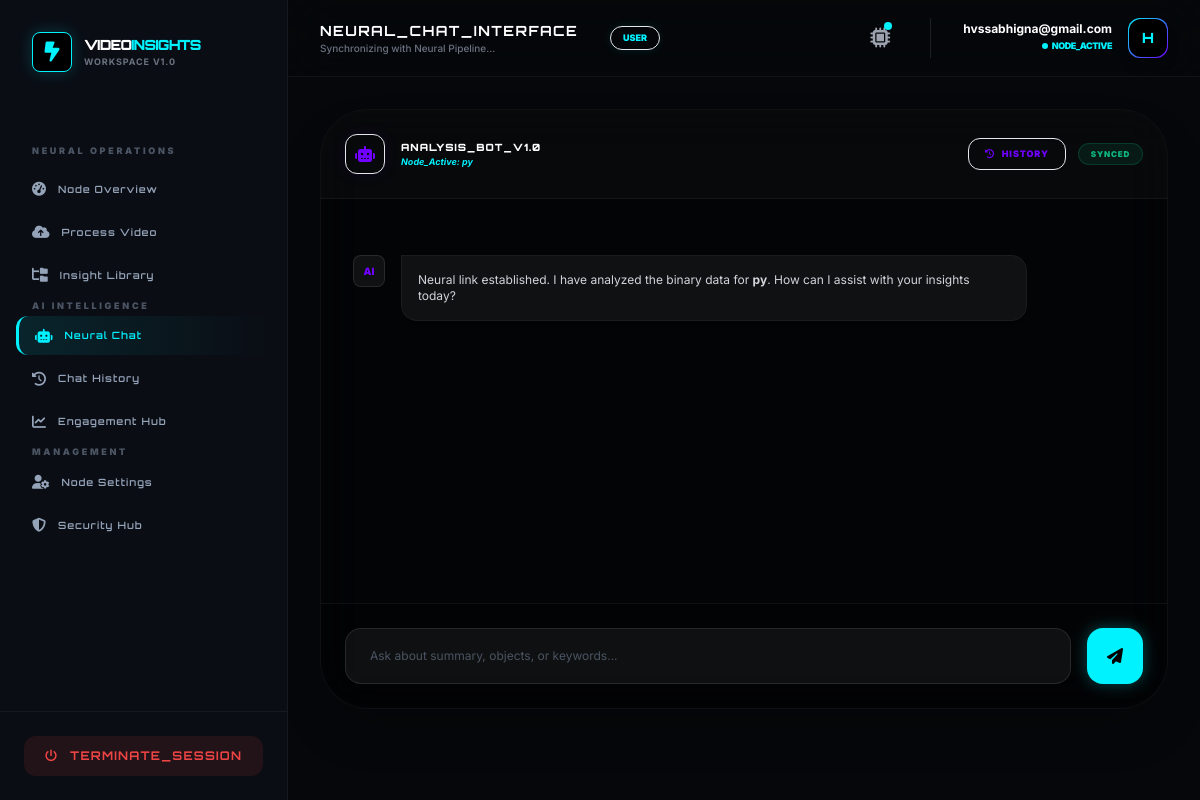
The app's page /neural-chat/chat/ (signed in) with its own data.
### accounts/models.py (models this page shows, shortened)
class User(AbstractUser):
    username = None
    email = models.EmailField(unique=True)
    ROLE_CHOICES = (
        ('admin', 'Admin'),
        ('user', 'User'),
    )
    role = models.CharField(max_length=10, choices=ROLE_CHOICES, default='user')
    is_verified = models.BooleanField(default=False)
    login_count = models.PositiveIntegerField(default=0)
    USERNAME_FIELD = 'email'
    REQUIRED_FIELDS = []
    objects = CustomUserManager()

### videos/models.py (models this page shows)
class VideoAnalysis(models.Model):
    user = models.ForeignKey(settings.AUTH_USER_MODEL, on_delete=models.CASCADE)
    title = models.CharField(max_length=255)
    video_file = models.FileField(upload_to='videos/', null=True, blank=True) # Binary Node
    youtube_url = models.URLField(null=True, blank=True) # Stream Node
    transcript = models.TextField(null=True, blank=True) # Speech-to-Text Node
    summary = models.TextField(null=True, blank=True)
    keywords = models.JSONField(default=list) # NLP Topic Node
    engagement_data = models.JSONField(default=list, null=True, blank=True)
    objects_detected = models.JSONField(default=list) # Computer Vision Node
    key_moments = models.JSONField(default=list, blank=True)
    activity_type = models.CharField(max_length=100, default="General Analysis")
    created_at = models.DateTimeField(auto_now_add=True)
    ai_processed = models.BooleanField(default=False)
    ai_failed = models.BooleanField(default=False)

### chatbot/views.py (the view)
# urls.py: path('chat/', views.ai_chatbot_view, name='ai_chatbot'),
@login_required
def ai_chatbot_view(request, video_id=None):
    user_videos = VideoAnalysis.objects.filter(user=request.user)
    if not user_videos.exists():
        messages.info(request, "Neural Link Offline: Please process a video to initialize the AI Chatbot.")
        return render(request, 'chatbot/chat_interface.html', {'video': None, 'chat_history': []})
    if video_id:
        video = get_object_or_404(VideoAnalysis, id=video_id, user=request.user)
    else:
        video = user_videos.latest('created_at')
    chat_history = ChatMessage.objects.filter(
        video=video, user=request.user
    ).order_by('created_at')
    return render(request, 'chatbot/chat_interface.html', {
        'video': video,
        'chat_history': chat_history
    })

### templates/chatbot/chat_interface.html (shortened to what this page needs)
{% extends "base2.html" %}
{% block page_title %}NEURAL_CHAT_INTERFACE{% endblock %}
{% block content %}
<div class="max-w-4xl mx-auto animate-fade-in" style="height: 75vh;">
    <div class="h-full flex flex-col bg-black/40 border border-white/5 rounded-[3rem] backdrop-blur-xl overflow-hidden shadow-2xl">
        {% if video %}
            <div class="p-6 border-b border-white/5 bg-white/[0.02] flex items-center justify-between">
                <div class="flex items-center gap-4">
                    <div class="w-10 h-10 bg-[var(--accent-purple)]/20 rounded-xl flex items-center justify-center border border-[var(--accent-purple)]/30 shadow-[0_0_15px_rgba(112,0,255,0.1)]">
                        <i class="fa fa-robot text-[var(--accent-purple)]"></i>
                    </div>
                    <div>
                        <p class="orbitron text-[10px] text-white font-black tracking-widest uppercase">Analysis_Bot_v1.0</p>
                        <p class="text-[9px] text-[var(--accent-cyan)] font-bold italic">Node_Active: {{ video.title }}</p>
                    </div>
                </div>
                <div class="flex items-center gap-3">
                    <a href="{% url 'chat_history_video' video.id %}"
                       class="px-4 py-2 bg-[var(--accent-purple)]/10 border border-[var(--accent-purple)]/20 text-[var(--accent-purple)] text-[9px] font-black uppercase tracking-widest rounded-xl hover:bg-[var(--accent-purple)] hover:text-white transition-all">
                        <i class="fa fa-clock-rotate-left mr-1"></i> History
                    </a>
                    <span class="text-[8px] font-black text-emerald-500 uppercase tracking-widest bg-emerald-500/10 px-3 py-1 rounded-full border border-emerald-500/20">Synced</span>
                </div>
            </div>
            <div id="chat-window" class="flex-1 overflow-y-auto p-8 space-y-6 scroll-smooth custom-scrollbar">
                <div class="flex gap-4">
                    <div class="w-8 h-8 rounded-lg bg-white/5 border border-white/10 flex items-center justify-center text-[10px] font-black text-[var(--accent-purple)]">AI</div>
                    <div class="bg-white/5 p-4 rounded-2xl rounded-tl-none border border-white/5 max-w-[80%] shadow-lg">
                        <p class="text-xs text-gray-300">Neural link established. I have analyzed the binary data for <b>{{ video.title }}</b>. How can I assist with your insights today?</p>
                    </div>
                </div>
            </div>
            <div class="p-6 bg-black/20 border-t border-white/5">
                <form id="chat-form" class="flex gap-4">
                    <input type="text" name="message" id="user-input" autocomplete="off"
                           placeholder="Ask about summary, objects, or keywords..."
                           class="flex-1 bg-white/5 border border-white/10 rounded-2xl px-6 py-4 text-xs text-white focus:outline-none focus:border-[var(--accent-cyan)] transition-all placeholder:text-gray-600">
                    <button type="submit" class="w-14 h-14 bg-[var(--accent-cyan)] text-black rounded-2xl flex items-center justify-center shadow-[0_0_15px_rgba(0,242,255,0.3)] hover:scale-105 active:scale-95 transition-all">
                        <i class="fa fa-paper-plane"></i>
                    </button>
                </form>
            </div>
        {% endif %}
    </div>
</div>
{% endblock %}

### templates/base2.html (shortened to what this page needs)
<!DOCTYPE html>
<html lang="en">
<head>
    <script src="https://cdn.tailwindcss.com"></script>
    <link rel="stylesheet" href="https://cdnjs.cloudflare.com/ajax/libs/font-awesome/6.4.2/css/all.min.css">
</head>
<body class="min-h-screen flex">
<aside class="w-72 bg-[var(--sidebar-bg)] border-r border-white/5 hidden lg:flex flex-col sticky top-0 h-screen z-50">
    <div class="p-8">
        <a href="/" class="flex items-center gap-3">
            <div class="w-10 h-10 rounded-lg flex items-center justify-center bg-black border border-[var(--accent-cyan)] shadow-[0_0_15px_rgba(0,242,255,0.2)]">
                <i class="fa-solid fa-bolt-lightning text-xl text-[var(--accent-cyan)]"></i>
            </div>
            <div>
                <h2 class="orbitron text-sm font-black text-white tracking-tighter">VIDEO<span class="text-[var(--accent-cyan)]">INSIGHTS</span></h2>
                <p class="text-[9px] text-gray-500 uppercase tracking-widest font-bold">Workspace v1.0</p>
            </div>
        </a>
    </div>
    <nav class="flex-1 px-4 py-4 space-y-1 overflow-y-auto">
        {% if user.role == 'admin' %}
            {% include "partials/sidebar_admin.html" %}
        {% else %}
            {% include "partials/sidebar_user.html" %}
        {% endif %}
    </nav>
    <div class="p-6 border-t border-white/5">
        <a href="{% url 'logout' %}"
           class="flex items-center justify-center gap-3 px-4 py-3 rounded-xl bg-red-500/10 text-red-500 font-bold hover:bg-red-500 hover:text-white transition duration-300 orbitron text-xs tracking-widest">
            <i class="fa-solid fa-power-off"></i> TERMINATE_SESSION
        </a>
    </div>
</aside>
<div class="flex-1 flex flex-col min-w-0">
    <header class="bg-[var(--sidebar-bg)]/80 backdrop-blur-xl border-b border-white/5 sticky top-0 z-40 px-8 py-4 flex justify-between items-center">
        <div class="flex items-center gap-4">
             <div class="hidden sm:block">
                <h1 class="orbitron text-sm font-bold text-white tracking-widest uppercase">
                    {% block page_title %}Operational_Dashboard{% endblock page_title %}
                </h1>
                <p class="text-[10px] text-gray-500 font-medium">
                    {% block page_subtitle %}Synchronizing with Neural Pipeline...{% endblock page_subtitle %}
                </p>
             </div>
             <span class="bg-[var(--accent-cyan)]/10 text-[var(--accent-cyan)] text-[9px] uppercase font-black px-3 py-1 rounded-full ml-4 border border-[var(--accent-cyan)]/20 shadow-[0_0_10px_rgba(0,242,255,0.1)]">
                {{ user.role|default:"User" }}
             </span>
        </div>
        <div class="flex items-center gap-8">
            <div class="relative group">
                <button class="relative p-2 text-gray-400 hover:text-[var(--accent-cyan)] transition-colors">
                    <i class="fa-solid fa-microchip text-xl"></i>
                    <span class="absolute top-1.5 right-1.5 w-2 h-2 bg-[var(--accent-cyan)] rounded-full animate-pulse"></span>
                </button>
            </div>
            <div class="flex items-center gap-4 border-l border-white/10 pl-8">
                <div class="text-right hidden sm:block">
                    <p class="text-xs font-bold text-white leading-none mb-1">{{ user.email }}</p>
                    <p class="text-[9px] text-[var(--accent-cyan)] font-black uppercase flex items-center justify-end gap-1 tracking-tighter">
                        <span class="w-1.5 h-1.5 bg-[var(--accent-cyan)] rounded-full animate-ping"></span> NODE_ACTIVE
                    </p>
                </div>
                <div class="w-10 h-10 rounded-xl bg-gradient-to-br from-[var(--accent-cyan)] to-[var(--accent-purple)] p-[1px] shadow-lg">
                    <div class="w-full h-full bg-black rounded-xl flex items-center justify-center text-[var(--accent-cyan)] font-black orbitron text-sm">
                        {{ user.email|first|upper }}
                    </div>
                </div>
            </div>
        </div>
    </header>
    <main class="flex-1 p-8 overflow-y-auto">
        <div class="max-w-7xl mx-auto animate-fade-in">
            {% block content %}{% endblock content %}
        </div>
    </main>
</div>
</body>
</html>

### templates/base2.html (style rules this page uses)
:root { --bg-workspace: #05070a; --sidebar-bg: #0a0d14; --accent-cyan: #00f2ff; --accent-purple: #7000ff; --card-dark: #10141d; }
body { font-family: 'Inter', sans-serif; background-color: var(--bg-workspace); color: #e2e8f0; }
.orbitron { font-family: 'Orbitron', sans-serif; }
.animate-fade-in { animation: fadeIn 0.3s ease-out; }

### records on screen
User: role "USER", email "hvssabhigna@gmail.com", email|first "H"
VideoAnalysis: title "py"
